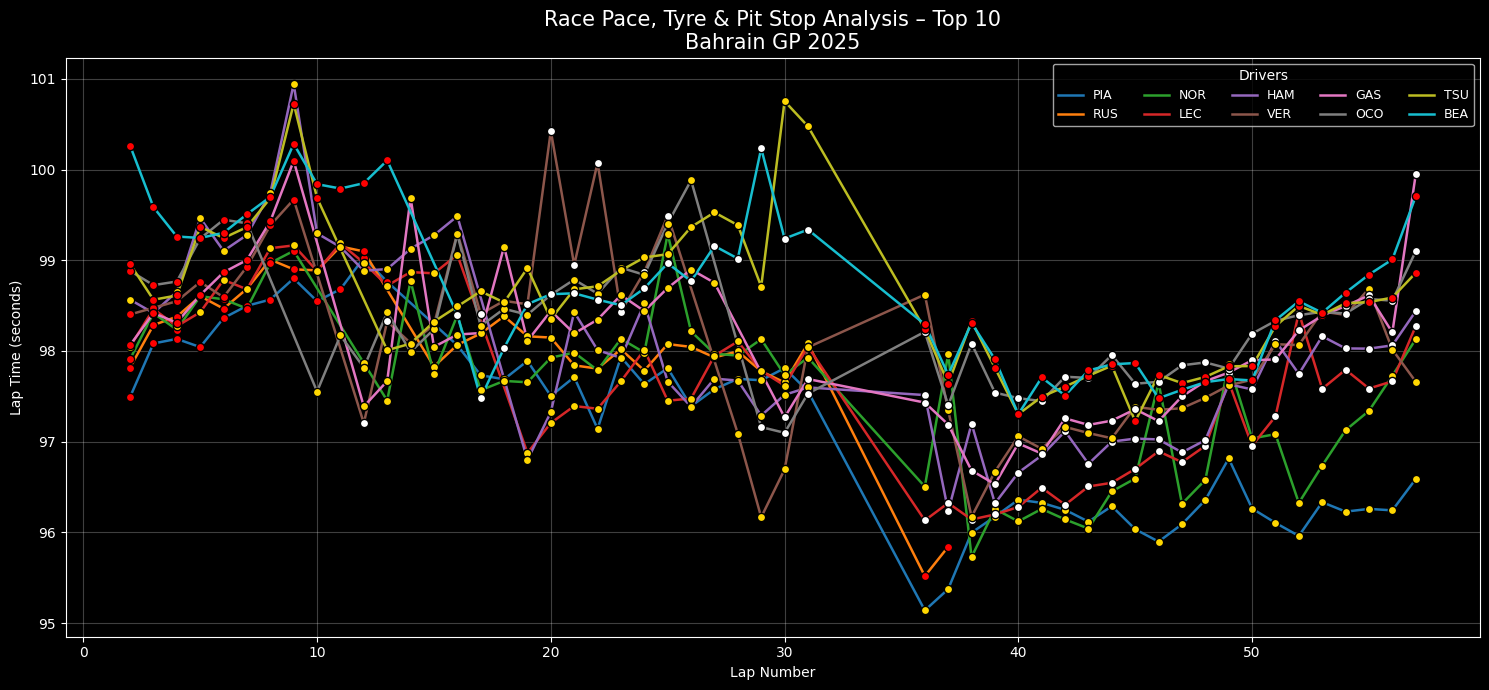

Write Python code to recreate this figure.
import fastf1
import fastf1.plotting
import matplotlib.pyplot as plt
import numpy as np
import pandas as pd
import os

# =============================
# CONFIG
# =============================
YEAR = 2025
GP = "Bahrain Grand Prix"
SESSION = "R"
CACHE_DIR = "cache"

# =============================
# SETUP (FIX CACHE ERROR)
# =============================
os.makedirs(CACHE_DIR, exist_ok=True)
fastf1.Cache.enable_cache(CACHE_DIR)

fastf1.plotting.setup_mpl()
plt.style.use("dark_background")

# =============================
# LOAD SESSION
# =============================
session = fastf1.get_session(YEAR, GP, SESSION)
session.load()

# =============================
# LOAD & CLEAN LAPS
# =============================
laps = session.laps
laps = laps[laps["IsAccurate"] == True].copy()
laps["LapTimeSec"] = laps["LapTime"].dt.total_seconds()

# =============================
# TOP 10 FINISHERS
# =============================
results = session.results.sort_values("Position").head(10)
drivers = results["Abbreviation"].tolist()
laps = laps[laps["Driver"].isin(drivers)]

# =============================
# COLORS (VERSION-PROOF)
# =============================
cmap = plt.cm.get_cmap("tab10", len(drivers))
driver_colors = {drv: cmap(i) for i, drv in enumerate(drivers)}

tyre_colors = {
    "SOFT": "red",
    "MEDIUM": "gold",
    "HARD": "white",
    "INTERMEDIATE": "green",
    "WET": "blue"
}

# =============================
# PLOT
# =============================
plt.figure(figsize=(15,7))

for drv in drivers:
    drv_laps = laps[laps["Driver"] == drv]

    # Race pace
    plt.plot(
        drv_laps["LapNumber"],
        drv_laps["LapTimeSec"],
        color=driver_colors[drv],
        linewidth=1.8,
        label=drv
    )

    # Tyre compound markers
    for compound, group in drv_laps.groupby("Compound"):
        plt.scatter(
            group["LapNumber"],
            group["LapTimeSec"],
            color=tyre_colors.get(compound, "gray"),
            s=35,
            edgecolors="black",
            zorder=3
        )

    # Pit stop markers
    pit_laps = drv_laps[drv_laps["PitInTime"].notna()]
    for lap in pit_laps["LapNumber"]:
        plt.axvline(
            lap,
            color=driver_colors[drv],
            linestyle="--",
            alpha=0.25,
            linewidth=1
        )

# =============================
# LABELS
# =============================
plt.title(
    "Race Pace, Tyre & Pit Stop Analysis – Top 10\nBahrain GP 2025",
    fontsize=15
)
plt.xlabel("Lap Number")
plt.ylabel("Lap Time (seconds)")
plt.grid(alpha=0.25)
plt.legend(title="Drivers", ncol=5, fontsize=9)
plt.tight_layout()
plt.show()
